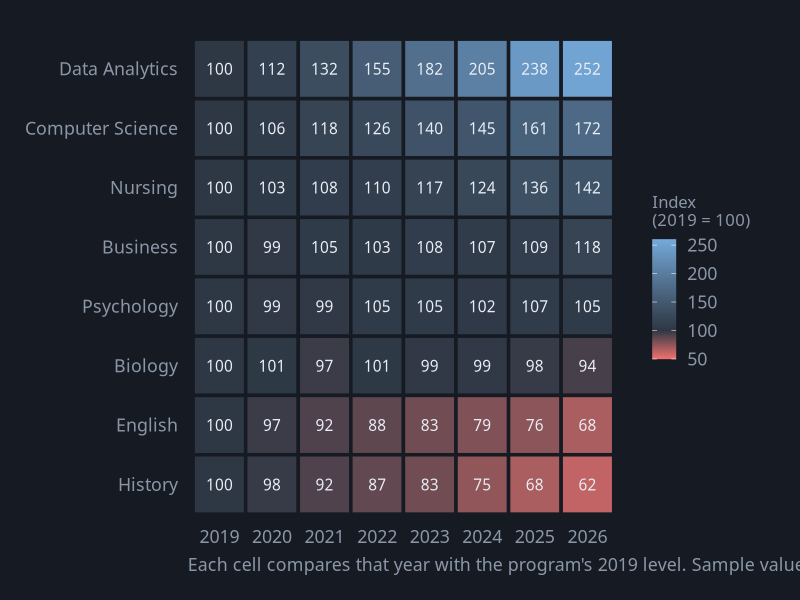
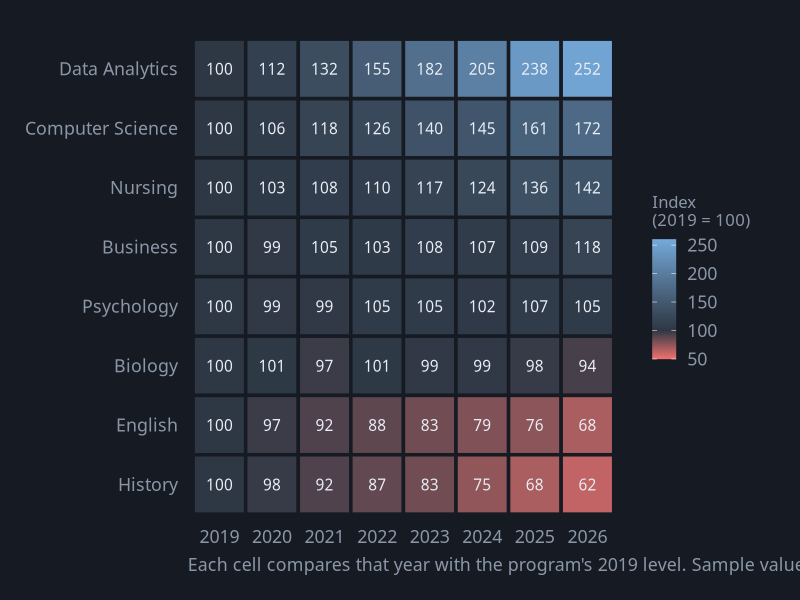

These figures' R source, in order:
# Heat Map
# Question: Which programs changed the most across the years?
# Put this script and heatmap.csv in the same folder, then in RStudio choose
# Session > Set Working Directory > To Source File Location.

library(tidyverse)

# ---- Gallery look: dark background, soft gray text ----
font <- "IBM Plex Sans"   # use "sans" if IBM Plex Sans is not installed
ink  <- "#8B97A7"

theme_gallery <- function() {
  theme_minimal(base_size = 16, base_family = font) +
    theme(
      plot.background  = element_rect(fill = "#161B23", color = NA),
      panel.grid       = element_line(color = "#222A34"),
      panel.grid.minor = element_blank(),
      text             = element_text(color = ink),
      axis.text        = element_text(color = ink),
      legend.position  = "top",
      legend.title     = element_blank(),
      plot.margin      = margin(24, 28, 18, 18)
    )
}

df <- read_csv("heatmap.csv", show_col_types = FALSE) |>
  group_by(program) |>
  arrange(year, .by_group = TRUE) |>
  mutate(index = round(students / first(students) * 100)) |>   # first year = 100
  ungroup() |>
  mutate(program = fct_reorder(program, index, .fun = last))      # biggest growth at the top

p <- ggplot(df, aes(x = factor(year), y = program, fill = index)) +
  geom_tile(color = "#161B23", linewidth = 1.2) +
  geom_text(aes(label = index), color = "#E8EDF4", family = font, size = 3.9) +
  # red below the first year's level, blue above it, dark gray where nothing changed.
  # values = puts the gray exactly at 100, so both sides reach full color.
  scale_fill_gradientn(colours = c("#F2716F", "#2E3845", "#75AADB"),
                       values = scales::rescale(c(50, 100, 260)), limits = c(50, 260),
                       breaks = c(50, 100, 150, 200, 250), name = "Index\n(2019 = 100)") +
  labs(x = NULL, y = NULL,
       caption = "Each cell compares that year with the program's 2019 level. Sample values.") +
  theme_gallery() +
  theme(panel.grid = element_blank(), legend.position = "right",
        legend.title = element_text(color = ink, size = 12),
        plot.caption = element_text(color = ink, hjust = 0))

ggsave("heatmap.png", p, width = 9, height = 6, dpi = 200)
p
